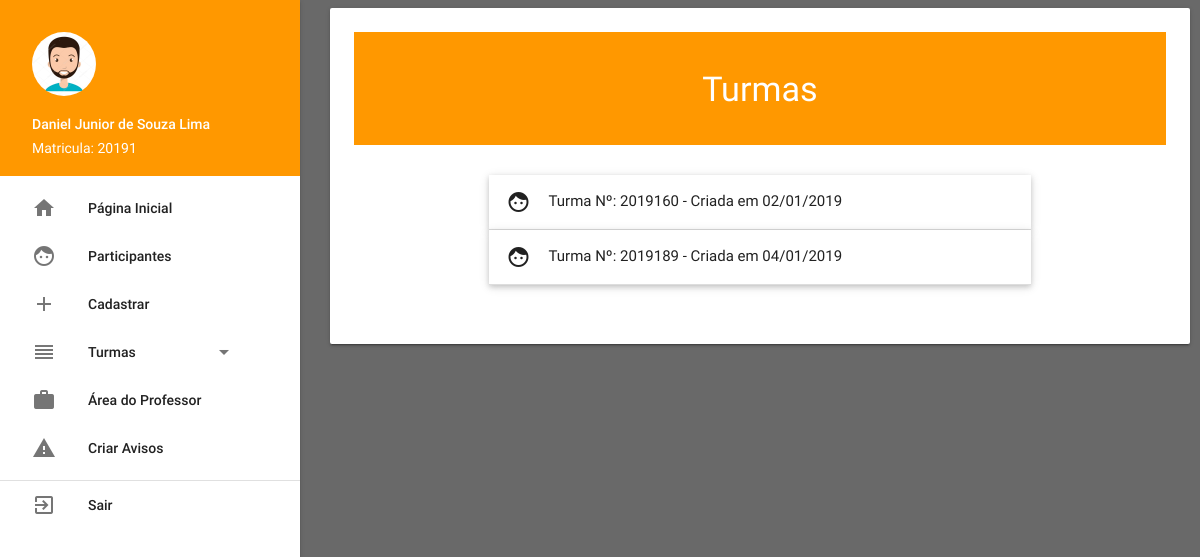
Screenshot of /adm/turmas (signed in) with the database file from the repository.
### tables this page shows
CREATE TABLE `turmas` (
  `id` int(11) NOT NULL,
  `inicio` date DEFAULT NULL,
  `final` date DEFAULT NULL,
  `criacao` date DEFAULT NULL,
  `turma` varchar(25) DEFAULT NULL,
  `curso` varchar(25) DEFAULT NULL,
  `turno` varchar(15) DEFAULT NULL,
  `horario` varchar(20) DEFAULT NULL
);

### App/Controller/admController.php (called while the page is built, shortened)
<?php
class admController extends controller
{
    public function turmas()
    {
        $dados = array();
        $adm = new adm();
        if (!empty($_SESSION['acesso']) && $_SESSION['acesso'] == 'adm') {
            $dados['turmas'] = $adm->turmas();
        } else {
            $dados['turmas'];
        }
        $this->template('adm', 'turmas', $dados);
    }
}

### Core/core.php (called while the page is built, shortened)
<?php
    class Core{
        public function run(){
            $url = explode('index.php', $_SERVER['PHP_SELF']);
            $url = end($url);
            $params = array();
            if(!empty($url))
            {
                $url = explode('/', $url);
                array_shift($url);
                array_shift($url);
                if (isset($url[0]))
                {
                    $currentAction = $url[0];
                } else {
                    $currentAction = 'index';
                }
            } else {
                $currentAction = 'index';
                $currentController = 'homeController';
                $params = array();
            }
            $c = new $currentController();
            call_user_func_array(array($c, $currentAction), $params);
        }
    }

### index.php (called while the page is built, shortened)
<?php
    require_once('Core/core.php');
$core = new Core();
$core->run();

### App/Model/model.php (called while the page is built, shortened)
<?php
class model
{
    public function __construct()
    {
        try {
            $this->pdo = new PDO('mysql:host=sql201.byethost.com;port=3306;dbname=b15_22255918_inclusaodigital', 'b15_22255918', '86318162');
        } catch (PDOException $e) {
            echo 'Falhou a conexão com banco de dados (Error: ' . $e->getMessage() . ')';
        }
    }
}

### App/Model/adm.php (called while the page is built, shortened)
<?php
class adm extends model
{
    public function turmas()
    {
        $sql = "SELECT * FROM turmas";
        $sql = $this->pdo->query($sql);
        if ($sql->rowCount() > 0) {
            return $sql->fetchAll();
        } else {
            return "Deu Ruim";
        }
    }
}

### App/View/adm/turmas.php (the view, shortened to what this page needs)
<?php
function dateHora($data)
{
    return  date("d/m/Y", strtotime($data));
}
?>
<div class="orange">
    <br>
    <h4 class="center-align color-white"><span class="text-white">Turmas</span></h4>
    <br>
</div>
<br>
<div class="container">
    <div class="row">
        <div>
            <ul class="collapsible popout" data-collapsible="accordion">
                <?php
                        foreach($turmas as $turma){
                            echo '<li>';
                                echo '<div class="collapsible-header"><i class="material-icons">face</i>Turma Nº: '.$turma['turma'].' - Criada em '.dateHora($turma['criacao']).'</div>';
                            echo '</li>';
                        }
                ?>
            </ul>
        </div>
    </div>
</div>

### src/css/style.css (style rules this page uses)
body { background-color: #696969; }
body, main, footer { padding-left: 330px; padding-right: 10px; }
.color-white { color: white; }

### rows the page displays
turmas: turma "2019160", criacao "02/01/2019"
turmas: turma "2019189", criacao "04/01/2019"

### other values shown
$_SESSION['nome_completo'] "Daniel Junior de Souza Lima"
$_SESSION['matricula'] "20191"
